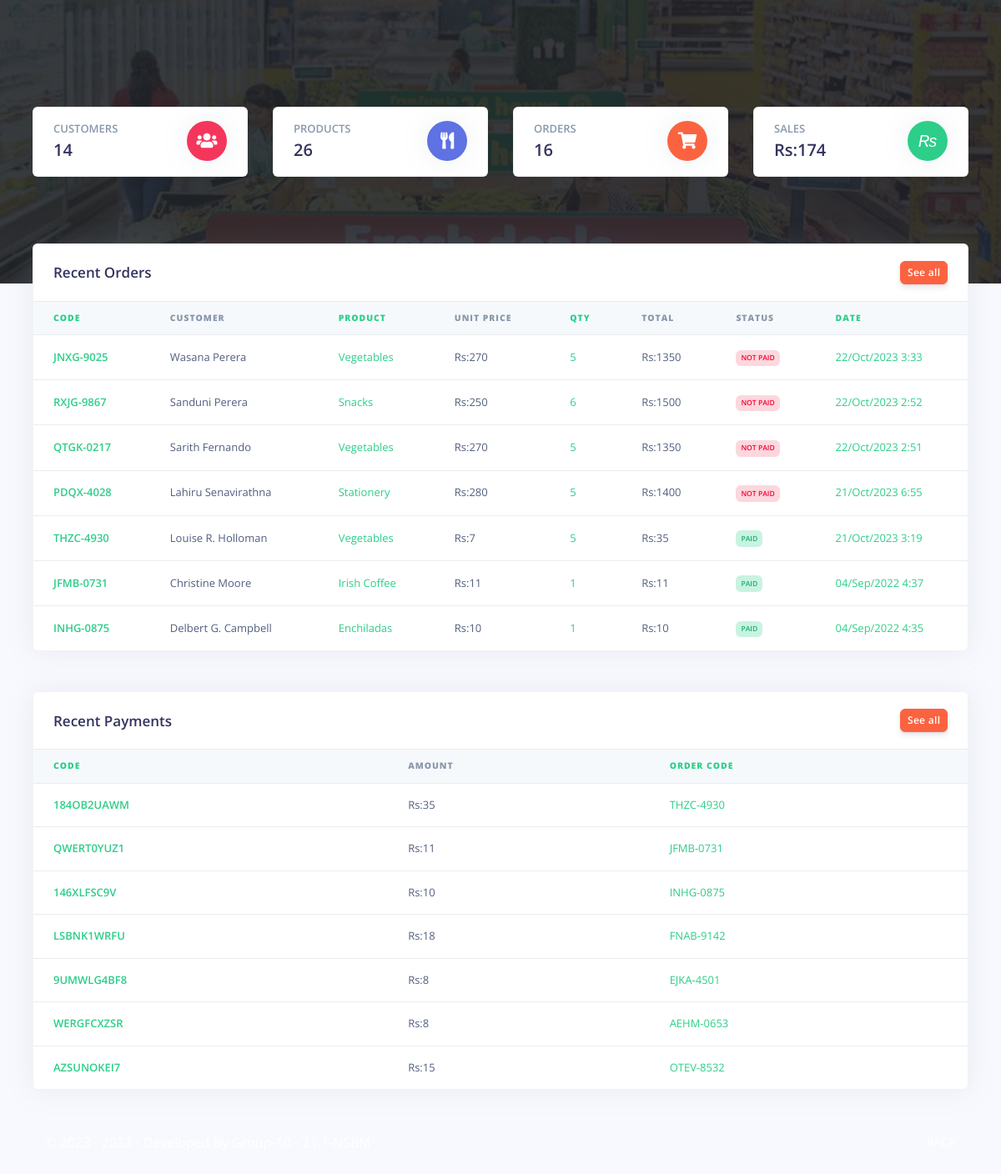
The app's page /Restro/admin/dashboard.php (signed in) with its own data.
### tables this page shows
CREATE TABLE `rpos_orders` (
  `order_id` varchar(200) NOT NULL,
  `order_code` varchar(200) NOT NULL,
  `customer_id` varchar(200) NOT NULL,
  `customer_name` varchar(200) NOT NULL,
  `prod_id` varchar(200) NOT NULL,
  `prod_name` varchar(200) NOT NULL,
  `prod_price` varchar(200) NOT NULL,
  `prod_qty` varchar(200) NOT NULL,
  `order_status` varchar(200) NOT NULL,
  `created_at` timestamp(6) NOT NULL DEFAULT current_timestamp(6) ON UPDATE current_timestamp(6)
);

CREATE TABLE `rpos_payments` (
  `pay_id` varchar(200) NOT NULL,
  `pay_code` varchar(200) NOT NULL,
  `order_code` varchar(200) NOT NULL,
  `customer_id` varchar(200) NOT NULL,
  `pay_amt` varchar(200) NOT NULL,
  `pay_method` varchar(200) NOT NULL,
  `created_at` timestamp(6) NOT NULL DEFAULT current_timestamp(6) ON UPDATE current_timestamp(6)
);

### Restro/admin/partials/_analytics.php (called while the page is built, shortened)
<?php
$query = "SELECT COUNT(*) FROM `rpos_customers` ";
$stmt = $mysqli->prepare($query);
$stmt->execute();
$stmt->bind_result($customers);
$query = "SELECT COUNT(*) FROM `rpos_orders` ";
$stmt = $mysqli->prepare($query);
$stmt->execute();
$stmt->bind_result($orders);
$query = "SELECT COUNT(*) FROM `rpos_products` ";
$stmt = $mysqli->prepare($query);
$stmt->execute();
$stmt->bind_result($products);
$query = "SELECT SUM(pay_amt) FROM `rpos_payments` ";
$stmt = $mysqli->prepare($query);
$stmt->execute();
$stmt->bind_result($sales);

### Restro/admin/dashboard.php (the view, shortened to what this page needs)
<?php
include('config/config.php');
require_once('partials/_head.php');
require_once('partials/_analytics.php');
?>
<body>
  <?php
  require_once('partials/_sidebar.php');
  ?>
  <div class="main-content">
    <div style="background-image: url(assets/img/theme/1.png); background-size: cover;" class="header  pb-8 pt-5 pt-md-8">
      <span class="mask bg-gradient-dark opacity-8"></span>
      <div class="container-fluid">
        <div class="header-body">
          <div class="row">
            <div class="col-xl-3 col-lg-6">
              <div class="card card-stats mb-4 mb-xl-0">
                <div class="card-body">
                  <div class="row">
                    <div class="col">
                      <h5 class="card-title text-uppercase text-muted mb-0">Customers</h5>
                      <span class="h2 font-weight-bold mb-0"><?php echo $customers; ?></span>
                    </div>
                    <div class="col-auto">
                      <div class="icon icon-shape bg-danger text-white rounded-circle shadow">
                        <i class="fas fa-users"></i>
                      </div>
                    </div>
                  </div>
                </div>
              </div>
            </div>
            <div class="col-xl-3 col-lg-6">
              <div class="card card-stats mb-4 mb-xl-0">
                <div class="card-body">
                  <div class="row">
                    <div class="col">
                      <h5 class="card-title text-uppercase text-muted mb-0">Products</h5>
                      <span class="h2 font-weight-bold mb-0"><?php echo $products; ?></span>
                    </div>
                    <div class="col-auto">
                      <div class="icon icon-shape bg-primary text-white rounded-circle shadow">
                        <i class="fas fa-utensils"></i>
                      </div>
                    </div>
                  </div>
                </div>
              </div>
            </div>
            <div class="col-xl-3 col-lg-6">
              <div class="card card-stats mb-4 mb-xl-0">
                <div class="card-body">
                  <div class="row">
                    <div class="col">
                      <h5 class="card-title text-uppercase text-muted mb-0">Orders</h5>
                      <span class="h2 font-weight-bold mb-0"><?php echo $orders; ?></span>
                    </div>
                    <div class="col-auto">
                      <div class="icon icon-shape bg-warning text-white rounded-circle shadow">
                        <i class="fas fa-shopping-cart"></i>
                      </div>
                    </div>
                  </div>
                </div>
              </div>
            </div>
            <div class="col-xl-3 col-lg-6">
              <div class="card card-stats mb-4 mb-xl-0">
                <div class="card-body">
                  <div class="row">
                    <div class="col">
                      <h5 class="card-title text-uppercase text-muted mb-0">Sales</h5>
                      <span class="h2 font-weight-bold mb-0">Rs:<?php echo $sales; ?></span>
                    </div>
                    <div class="col-auto">
                      <div class="icon icon-shape bg-green text-white rounded-circle shadow">
                      <i>&#8360;</i>
                      </div>
                    </div>
                  </div>
                </div>
              </div>
            </div>
          </div>
        </div>
      </div>
    </div>
    <div class="container-fluid mt--7">
      <div class="row mt-5">
        <div class="col-xl-12 mb-5 mb-xl-0">
          <div class="card shadow">
            <div class="card-header border-0">
              <div class="row align-items-center">
                <div class="col">
                  <h3 class="mb-0">Recent Orders</h3>
                </div>
                <div class="col text-right">
                <a href="orders_reports.php" class="btn btn-sm btn-warning">See all</a>
                </div>
              </div>
            </div>
            <div class="table-responsive">
              <table class="table align-items-center table-flush">
                <thead class="thead-light">
                  <tr>
                    <th class="text-success" scope="col"><b>Code</b></th>
                    <th scope="col"><b>Customer</b></th>
                    <th class="text-success" scope="col"><b>Product</b></th>
                    <th scope="col"><b>Unit Price</b></th>
                    <th class="text-success" scope="col"><b>Qty</b></th>
                    <th scope="col"><b>Total</b></th>
                    <th scop="col"><b>Status</b></th>
                    <th class="text-success" scope="col"><b>Date</b></th>
                  </tr>
                </thead>
                <tbody>
                  <?php
                  $ret = "SELECT * FROM  rpos_orders ORDER BY `rpos_orders`.`created_at` DESC LIMIT 7 ";
                  $stmt = $mysqli->prepare($ret);
                  $stmt->execute();
                  $res = $stmt->get_result();
                  while ($order = $res->fetch_object()) {
                    $total = ($order->prod_price * $order->prod_qty);
                  ?>
                    <tr>
                      <th class="text-success" scope="row"><?php echo $order->order_code; ?></th>
                      <td><?php echo $order->customer_name; ?></td>
                      <td class="text-success"><?php echo $order->prod_name; ?></td>
                      <td>Rs:<?php echo $order->prod_price; ?></td>
                      <td class="text-success"><?php echo $order->prod_qty; ?></td>
                      <td>Rs:<?php echo $total; ?></td>
                      <td><?php if ($order->order_status == '') {
                            echo "<span class='badge badge-danger'>Not Paid</span>";
                          } else {
                            echo "<span class='badge badge-success'>$order->order_status</span>";
                          } ?></td>
                      <td class="text-success"><?php echo date('d/M/Y g:i', strtotime($order->created_at)); ?></td>
                    </tr>
                  <?php } ?>
                </tbody>
              </table>
            </div>
          </div>
        </div>
      </div>
      <div class="row mt-5">
        <div class="col-xl-12">
          <div class="card shadow">
            <div class="card-header border-0">
              <div class="row align-items-center">
                <div class="col">
                  <h3 class="mb-0">Recent Payments</h3>
                </div>
                <div class="col text-right">
                <a href="payments_reports.php" class="btn btn-sm btn-warning">See all</a>
                </div>
              </div>
            </div>
            <div class="table-responsive">
              <table class="table align-items-center table-flush">
                <thead class="thead-light">
                  <tr>
                    <th class="text-success" scope="col"><b>Code</b></th>
                    <th scope="col"><b>Amount</b></th>
                    <th class='text-success' scope="col"><b>Order Code</b></th>
                  </tr>
                </thead>
                <tbody>
                  <?php
                  $ret = "SELECT * FROM   rpos_payments   ORDER BY `rpos_payments`.`created_at` DESC LIMIT 7 ";
                  $stmt = $mysqli->prepare($ret);
                  $stmt->execute();
                  $res = $stmt->get_result();
                  while ($payment = $res->fetch_object()) {
                  ?>
                    <tr>
                      <th class="text-success" scope="row">
                        <?php echo $payment->pay_code; ?>
                      </th>
                      <td>
                        Rs:<?php echo $payment->pay_amt; ?>
                      </td>
                      <td class='text-success'>
                        <?php echo $payment->order_code; ?>
                      </td>
                    </tr>
                  <?php } ?>
                </tbody>
              </table>
            </div>
          </div>
        </div>
      </div>
      <?php require_once('partials/_footer.php'); ?>
    </div>
  </div>
</body>
</html>

### Restro/admin/partials/_head.php (shortened to what this page needs)
<!DOCTYPE html>
<html>
<head>
    <link href="assets/vendor/nucleo/css/nucleo.css" rel="stylesheet">
    <link href="assets/vendor/@fortawesome/fontawesome-free/css/all.min.css" rel="stylesheet">
    <link type="text/css" href="assets/css/argon.css?v=1.0.0" rel="stylesheet">
</head>

### Restro/admin/partials/_sidebar.php (shortened to what this page needs)
<!DOCTYPE html>
<html>
<head>
</head>
<body>
</body>
</html>

### Restro/admin/partials/_footer.php (shortened to what this page needs)
<footer class="py-5">
  <div class="container">
    <div class="row align-items-center justify-content-xl-between">
      <div class="col-xl-6">
        <div class="copyright text-center text-xl-left text-white">
        </div>
      </div>
      <div class="col-xl-6">
        <ul class="nav nav-footer justify-content-center justify-content-xl-end">
          <li class="nav-item">
            <a href="../../index.php" class="nav-link text-white">BACK</a>
          </li>
        </ul>
      </div>
    </div>
  </div>
</footer>

### records on screen
rpos_orders: order_code "JNXG-9025", customer_name "Wasana Perera", prod_name "Vegetables", prod_price "270", prod_qty "5", total "1350", order_status "NOT PAID", created_at "22/Oct/2023 3:33"
rpos_orders: order_code "RXJG-9867", customer_name "Sanduni Perera", prod_name "Snacks", prod_price "250", prod_qty "6", total "1500", order_status "NOT PAID", created_at "22/Oct/2023 2:52"
rpos_orders: order_code "QTGK-0217", customer_name "Sarith Fernando", prod_name "Vegetables", prod_price "270", prod_qty "5", total "1350", order_status "NOT PAID", created_at "22/Oct/2023 2:51"
rpos_orders: order_code "PDQX-4028", customer_name "Lahiru Senavirathna", prod_name "Stationery", prod_price "280", prod_qty "5", total "1400", order_status "NOT PAID", created_at "21/Oct/2023 6:55"
rpos_orders: order_code "THZC-4930", customer_name "Louise R. Holloman", prod_name "Vegetables", prod_price "7", prod_qty "5", total "35", order_status "PAID", created_at "21/Oct/2023 3:19"
rpos_orders: order_code "JFMB-0731", customer_name "Christine Moore", prod_name "Irish Coffee", prod_price "11", prod_qty "1", order_status "PAID", created_at "04/Sep/2022 4:37"
rpos_orders: order_code "INHG-0875", customer_name "Delbert G. Campbell", prod_name "Enchiladas", prod_price "10", prod_qty "1", order_status "PAID", created_at "04/Sep/2022 4:35"
rpos_payments: pay_code "184OB2UAWM", pay_amt "35", order_code "THZC-4930"
rpos_payments: pay_code "QWERT0YUZ1", pay_amt "11", order_code "JFMB-0731"
rpos_payments: pay_code "146XLFSC9V", pay_amt "10", order_code "INHG-0875"
rpos_payments: pay_code "LSBNK1WRFU", pay_amt "18", order_code "FNAB-9142"
rpos_payments: pay_code "9UMWLG4BF8", pay_amt "8", order_code "EJKA-4501"
rpos_payments: pay_code "WERGFCXZSR", pay_amt "8", order_code "AEHM-0653"
rpos_payments: pay_code "AZSUNOKEI7", pay_amt "15", order_code "OTEV-8532"

### other values on screen
$customers "14"
$products "26"
$orders "16"
$sales "174"
